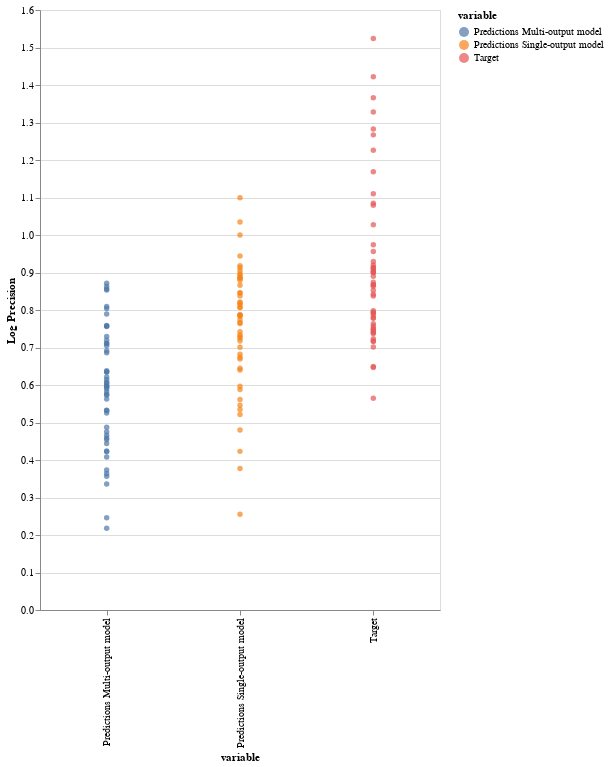

Notebook code for this chart:
### Code cell
alt.Chart(single_multi_log_precision_df_f_id_1_melted).mark_circle().encode(
    x='variable:O',
    y='Log Precision:Q',
    color = 'variable'
).properties(
    width = 400,
    height = 600
)

### Figure 1 — Vega-Lite specification as saved in the notebook (floating-point values rounded to 4 significant figures; data arrays with more than 128 entries replaced by an {"elided": "..."} marker saying what was removed)
{"config": {"view": {"continuousWidth": 400, "continuousHeight": 300}}, "data": {"name": "data-9655efbadb48e0513b458331b9f5604a"}, "mark": "circle", "encoding": {"color": {"type": "nominal", "field": "variable"}, "x": {"type": "ordinal", "field": "variable"}, "y": {"type": "quantitative", "field": "Log Precision"}}, "height": 600, "width": 400, "$schema": "https://vega.github.io/schema/vega-lite/v4.8.1.json", "datasets": {"data-9655efbadb48e0513b458331b9f5604a": {"elided": "150 records"}}}
